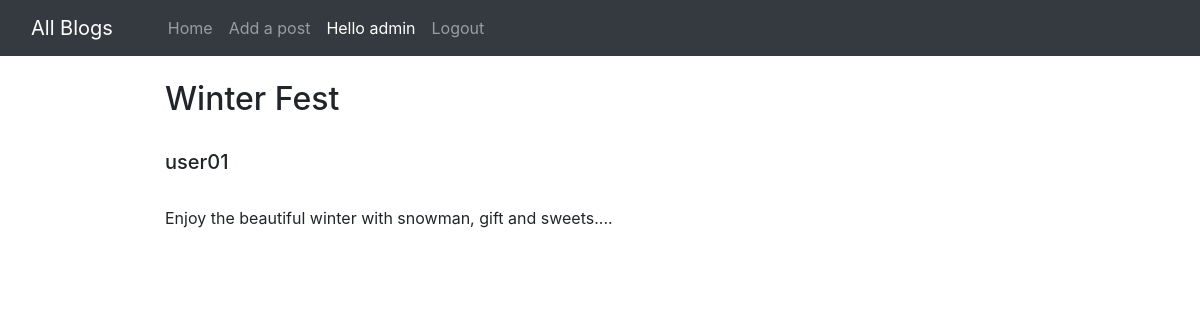
Screenshot of /post/Winter-festival (signed in) with the database file from the repository.
### blog/models.py (models this page shows, shortened)
class Post(models.Model):
    title=models.CharField(max_length=255)
    slug = models.SlugField(max_length=200, unique=True)
    author= models.ForeignKey(User, on_delete=models.CASCADE)
    content=models.TextField()
    created_on = models.DateTimeField(auto_now_add=True)
    updated_on = models.DateTimeField(auto_now= True)
    published = models.BooleanField(default=False)
    category = models.ForeignKey(Category, null=True, blank=True, on_delete=models.SET_NULL)
    class Meta:
        ordering = ['-created_on']

### blog/views.py (the view)
# urls.py: path('post/<slug:slug>', views.PostDetail.as_view(), name='post_detail'),
class PostDetail(generic.DetailView):
    model = Post
    template_name = 'blogpost_detail.html'

### templates/blogpost_detail.html (shortened to what this page needs)
{% extends 'base.html' %}
{% block body %}
{% load humanize %}
<div class="container w-75 my-4">
      <h2 class="blog-post-title">{{post.title}}</h2>
      <br>
      <div class="media">
            <div class="media-body">
                  <h5 class="mt-0"><a href="/posts?author={{post.author.id}}/"></a>{{post.author}}
                        </a></h5>
            </div>
      </div>
      <br>
      <p>{{post.content}}.</p>
{% endblock body %}

### templates/base.html (shortened to what this page needs)
<!doctype html>
<html lang="en">
  <head>
    <link href="//maxcdn.bootstrapcdn.com/bootstrap/4.1.1/css/bootstrap.min.css" rel="stylesheet" id="bootstrap-css">
    <link href="https://cdn.jsdelivr.net/npm/bootstrap@5.0.2/dist/css/bootstrap.min.css" rel="stylesheet">
    <link rel="stylesheet" href="https://maxcdn.bootstrapcdn.com/bootstrap/4.0.0/css/bootstrap.min.css">
  </head>
  <body>
    <nav class="navbar navbar-expand-lg navbar-dark bg-dark sticky-top">
        <div class="container-fluid">
          <a class="navbar-brand" href="#">All Blogs</a>
          <div class="collapse navbar-collapse" id="navbarSupportedContent">
          <div class="container mx-3">
            <ul class="navbar-nav me-auto mb-2 mb-lg-0">
              <li class="nav-item">
                <a class="nav-link {% block dashboardactive %} {% endblock dashboardactive %}" aria-current="page" href="/">Home</a>
              </li>
              {% if user.is_authenticated %}
              <li class="nav-item">
                <a class="nav-link {% block add_blogs_active %} {% endblock add_blogs_active %}" href="/post/add">Add a post</a>
              </li>
              <li class="nav-item">
                <a class="nav-link active" href="#">
                  <div class="text-reset">Hello {{request.user}}</div>
                  </a>
              </li>
              <li class="nav-item">
                <a class="nav-link" href="/logout/">Logout</a>
              </li>
              {% else %}
               <li class="nav-item">
                <a class="nav-link {% block loginactive %} {% endblock loginactive %}" href="/login/">Login</a>
              </li>
              {% endif %}
            </ul>
            </div>
          </div>
        </div>
      </nav>
      {% block body %}
      {% endblock body %}
</body>
</html>

### rows the page displays
Post: title "Winter Fest", author "user01", content "Enjoy the beautiful winter with snowman, gift and sweets..."

### other values shown
{{ request.user }} "admin"
